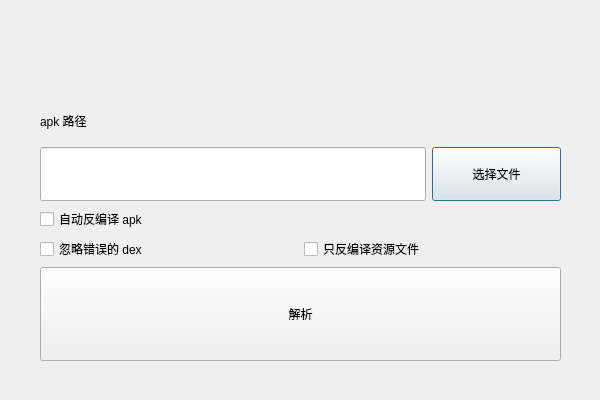
<?xml version="1.0" encoding="UTF-8"?>
<ui version="4.0">
 <class>parse_apk_dialog</class>
 <widget class="QDialog" name="parse_apk_dialog">
  <property name="geometry">
   <rect>
    <x>0</x>
    <y>0</y>
    <width>600</width>
    <height>400</height>
   </rect>
  </property>
  <property name="windowTitle">
   <string>Dialog</string>
  </property>
  <widget class="QWidget" name="verticalLayoutWidget_2">
   <property name="geometry">
    <rect>
     <x>0</x>
     <y>0</y>
     <width>601</width>
     <height>401</height>
    </rect>
   </property>
   <layout class="QVBoxLayout" name="verticalLayout_2" stretch="3,17">
    <item>
     <layout class="QHBoxLayout" name="parse_apk_dialog_title_bar"/>
    </item>
    <item>
     <layout class="QVBoxLayout" name="verticalLayout" stretch="3,4,5,7">
      <property name="leftMargin">
       <number>40</number>
      </property>
      <property name="topMargin">
       <number>40</number>
      </property>
      <property name="rightMargin">
       <number>40</number>
      </property>
      <property name="bottomMargin">
       <number>40</number>
      </property>
      <item>
       <widget class="QLabel" name="parse_apk_path_label">
        <property name="text">
         <string>apk 路径</string>
        </property>
       </widget>
      </item>
      <item>
       <layout class="QHBoxLayout" name="horizontalLayout" stretch="3,1">
        <item>
         <widget class="QLineEdit" name="parse_apk_path_edt">
          <property name="sizePolicy">
           <sizepolicy hsizetype="Expanding" vsizetype="Expanding">
            <horstretch>0</horstretch>
            <verstretch>0</verstretch>
           </sizepolicy>
          </property>
         </widget>
        </item>
        <item>
         <widget class="QPushButton" name="parse_apk_path_btn">
          <property name="sizePolicy">
           <sizepolicy hsizetype="Preferred" vsizetype="Preferred">
            <horstretch>0</horstretch>
            <verstretch>0</verstretch>
           </sizepolicy>
          </property>
          <property name="text">
           <string>选择文件</string>
          </property>
         </widget>
        </item>
       </layout>
      </item>
      <item>
       <layout class="QGridLayout" name="gridLayout">
        <item row="1" column="1">
         <widget class="QCheckBox" name="only_res_check">
          <property name="text">
           <string>只反编译资源文件</string>
          </property>
         </widget>
        </item>
        <item row="1" column="0">
         <widget class="QCheckBox" name="pass_dex_check">
          <property name="text">
           <string>忽略错误的 dex</string>
          </property>
         </widget>
        </item>
        <item row="0" column="0">
         <widget class="QCheckBox" name="depackage_apk_check">
          <property name="text">
           <string>自动反编译 apk</string>
          </property>
         </widget>
        </item>
       </layout>
      </item>
      <item>
       <widget class="QPushButton" name="parse_apk_btn">
        <property name="sizePolicy">
         <sizepolicy hsizetype="Preferred" vsizetype="Preferred">
          <horstretch>0</horstretch>
          <verstretch>0</verstretch>
         </sizepolicy>
        </property>
        <property name="text">
         <string>解析</string>
        </property>
       </widget>
      </item>
     </layout>
    </item>
   </layout>
  </widget>
 </widget>
 <resources/>
 <connections/>
</ui>
